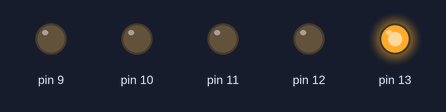
Bench run of a sketch on a simulated Arduino Uno, built with avr-gcc and run on an emulated ATmega328P. Parts: output pins drawn as LEDs (lit = HIGH).

Above: at 0.2 s.
At 1.7 s:
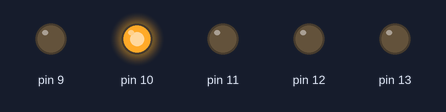
At 2.7 s:
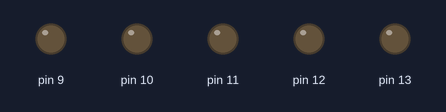
At 3.2 s:
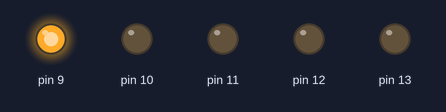
At 4.7 s:
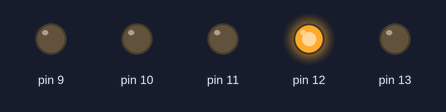
At 6.7 s:
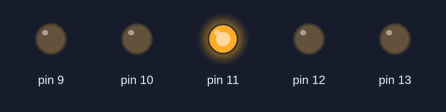
Timing chart, 0 to 7.2 s (numbered marks = the images above):
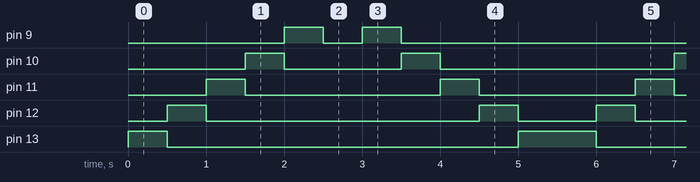

The sketch:

karasimsek.ino
```cpp
void setup()
{
  pinMode(13, OUTPUT);
  pinMode(12, OUTPUT);
  pinMode(11, OUTPUT);
  pinMode(10, OUTPUT);
  pinMode(9, OUTPUT);
}

void loop()
{
  for(int i=13; i>=9; i--)
  {
   digitalWrite(i,HIGH);
   delay(500);
   digitalWrite(i,LOW);
  }
  delay(500); //en son led sönüp anında yanıyordu bunu engellemek için ekledim
  for(int m=9; m<=13; m++)
  {
   digitalWrite(m,HIGH);
   delay(500);
   digitalWrite(m,LOW);
  }
}
```

Measured:
- by itself, pin 9: repeats every 5.5 s: LOW 0.50 s, HIGH 0.50 s, LOW 4.0 s, HIGH 0.50 s
- by itself, pin 10: repeats every 5.5 s: LOW 1.5 s, HIGH 0.50 s, LOW 3.0 s, HIGH 0.50 s
- by itself, pin 11: repeats every 5.5 s: LOW 2.5 s, HIGH 0.50 s, LOW 2.0 s, HIGH 0.50 s
- by itself, pin 12: repeats every 5.5 s: LOW 3.5 s, HIGH 0.50 s, LOW 1.0 s, HIGH 0.50 s
- by itself, pin 13: repeats every 5.5 s: LOW 4.5 s, HIGH 1.0 s
